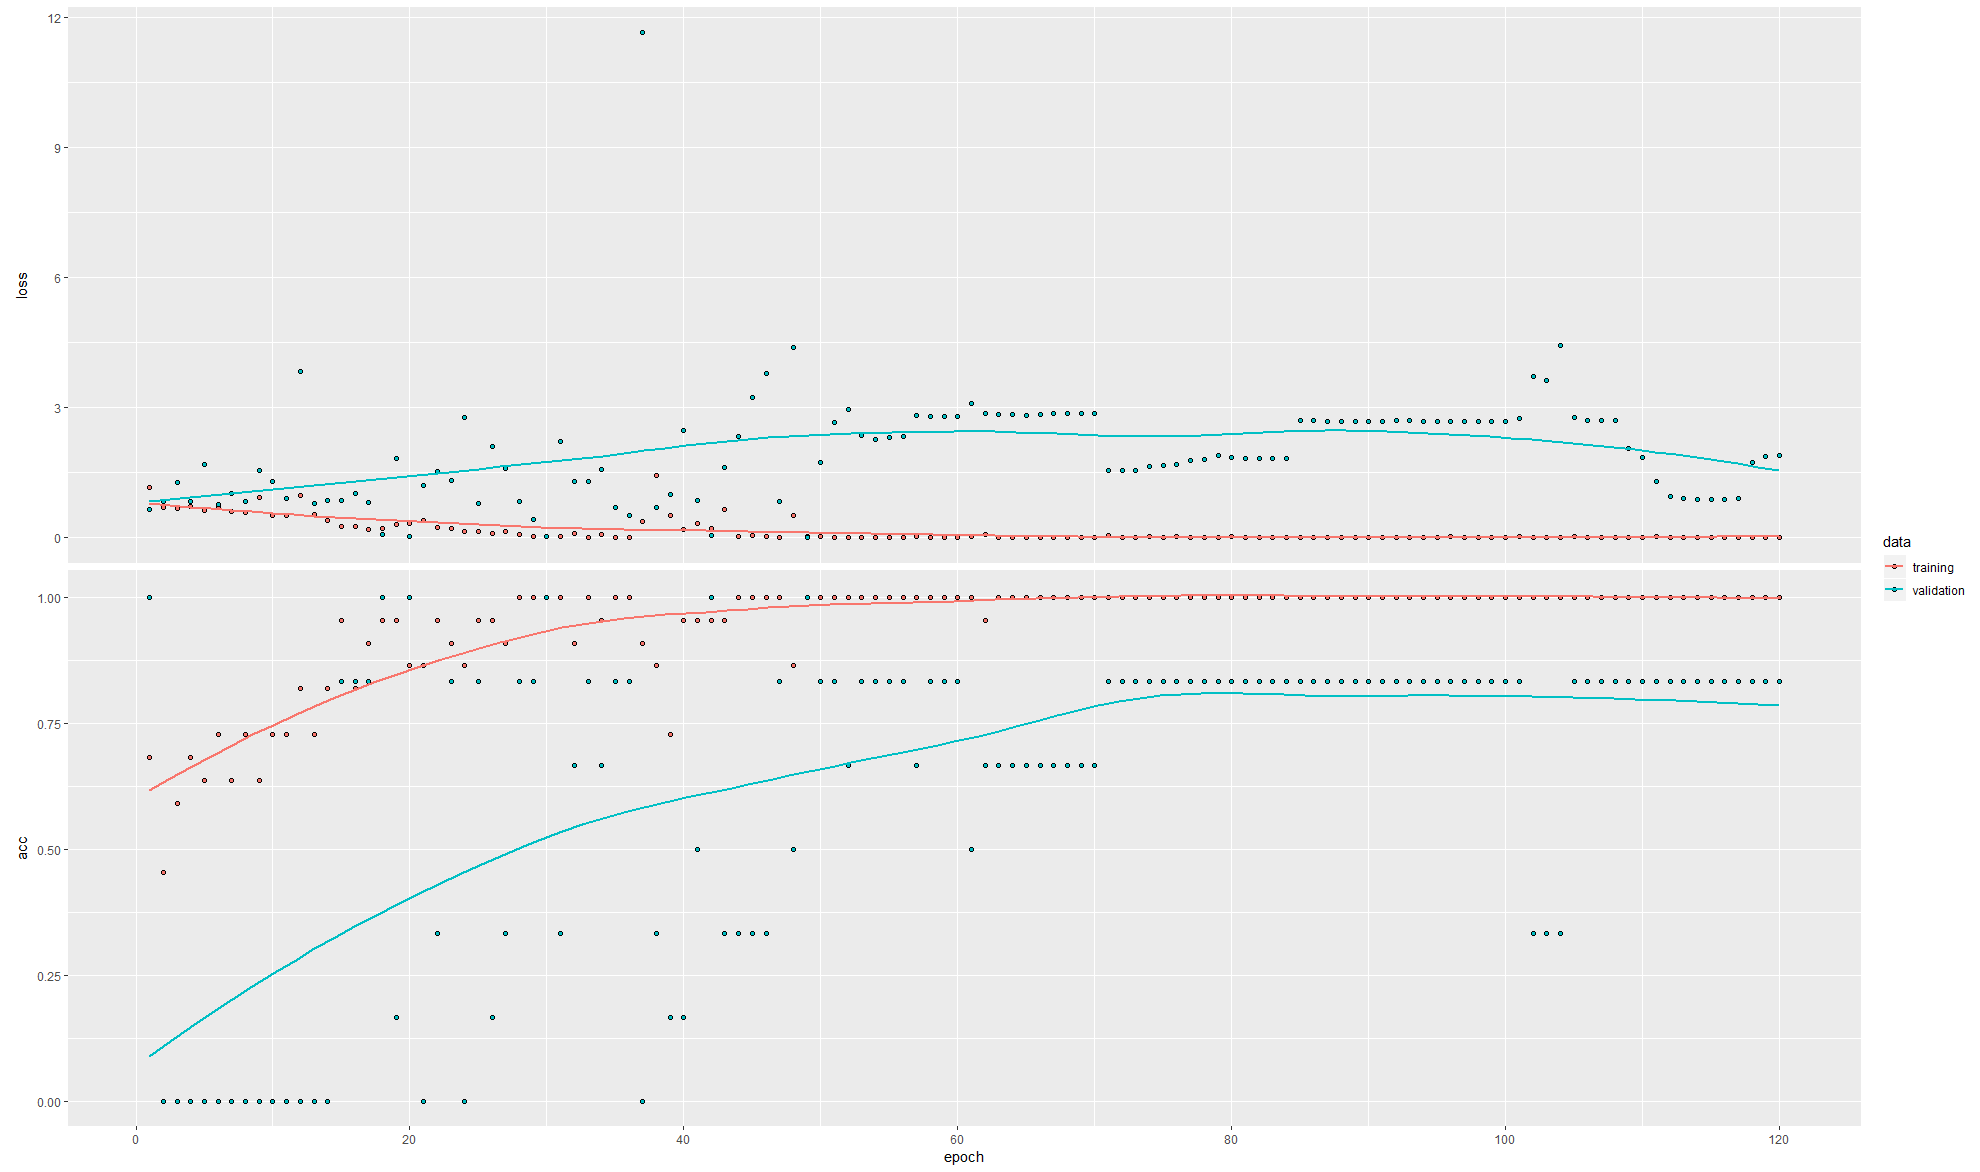

The script that drew this image:
# importing libraries

library(keras)
library(EBImage)

# creating a list for training

pic <- c("Dipty1.jpg", "Dipty2.jpg","Dipty3.jpg","Dipty4.jpg",
          "Dipty5.jpg","Dipty6.jpg","Dipty7.jpg","Dipty8.jpg",
          "Dipty9.jpg", "Dipty11.jpg","Dipty12.jpg",
          "Dipty13.jpg","Dipty14.jpg","Dipty15.jpg","Dipty16.jpg",
          "Jubo1.jpg", "Jubo2.jpg","Jubo3.jpg","Jubo4.jpg",
          "Jubo5.jpg","Jubo6.jpg","Jubo7.jpg","Jubo8.jpg",
          "Jubo9.jpg","Jubo10.jpg","Jubo11.jpg","Jubo12.jpg",
          "Jubo13.jpg")

# importing data for training

train <- list()

for (i in 1:28) {train[[i]] <- readImage(pic[i])}

# importing data for testing

picTest <- c("DiptyT1.jpg", "DiptyT2.jpg", "DiptyT3.jpg", "DiptyT4.jpg",
             "DiptyT5.jpg", "DiptyT6.jpg", "DiptyT7.jpg", "DiptyT8.jpg",
             "DiptyT9.jpg", "DiptyT10.jpg", "DiptyT11.jpg", "DiptyT12.jpg",
             "JuboT1.jpg", "JuboT2.jpg", "JuboT3.jpg", "JuboT4.jpg",
             "JuboT5.jpg", "JuboT6.jpg", "JuboT7.jpg", "JuboT8.jpg",
             "JuboT9.jpg", "JuboT10.jpg")

test <- list()

for(i in 1:22) {test[[i]] <- readImage(picTest[i])}

# resizing the dimension of images

for(i in 1:28) {train[[i]] <- resize(train[[i]], 100, 100)}

for(i in 1:22) {test[[i]] <- resize(test[[i]], 100, 100)}

# labeling the labels for train and test data

train.labels <- c(0,0,0,0,0,0,0,0,0,0,0,0,0,0,0,
                  1,1,1,1,1,1,1,1,1,1,1,1,1)

test.labels <- c(0,0,0,0,0,0,0,0,0,0,0,0,
                 1,1,1,1,1,1,1,1,1,1)

# creating a labels for testing purpose

test.labels1 <- c(0,0,0,0,0,0,0,0,0,0,0,0,
                 1,1,1,1,1,1,1,1,1,1)


# one hot encoding

train.labels <- to_categorical(train.labels)
test.labels <- to_categorical(test.labels)

# combining all the pictures for the model

train <- combine(train)
test <- combine(test)

# changing the structure of the images for CNN model

train <- aperm(train, c(4,1,2,3))
test <- aperm(test, c(4,1,2,3))

# CNN

model <- keras_model_sequential()

model %>%
  layer_conv_2d(filters = 32,
                kernel_size = c(3,3),
                activation = "relu",
                input_shape = c(100,100,3)) %>%
  
  layer_max_pooling_2d(pool_size = c(2,2)) %>%
  
  layer_conv_2d(filters = 64,
                kernel_size = c(3,3),
                activation = "relu") %>%
  
  layer_max_pooling_2d(pool_size = c(2,2)) %>%
  
  
  layer_flatten() %>%
  
  layer_dense(units = 60, activation = "relu") %>%
  layer_dropout(rate = .35) %>%
  layer_dense(units = 45, activation = "relu") %>%
  layer_dropout(rate = .2) %>%
  layer_dense(units = 30, activation = "relu") %>%
  layer_dropout(rate = .17) %>%
  layer_dense(units = 2, activation = "softmax")

# compile the model

model %>%
  compile(loss = "binary_crossentropy",
          optimizer = "adam",
          metrics = "accuracy")

# fitting data

history <- model %>%
  fit(train,
      train.labels,
      epochs = 120,
      validation_split = .2,
      batch_size = 1)

plot(history)


# predict

model %>% evaluate(test, test.labels)

predictions <- model %>% predict_classes(test)

table(predict = predictions, actual = test.labels1)

print(predictions)
